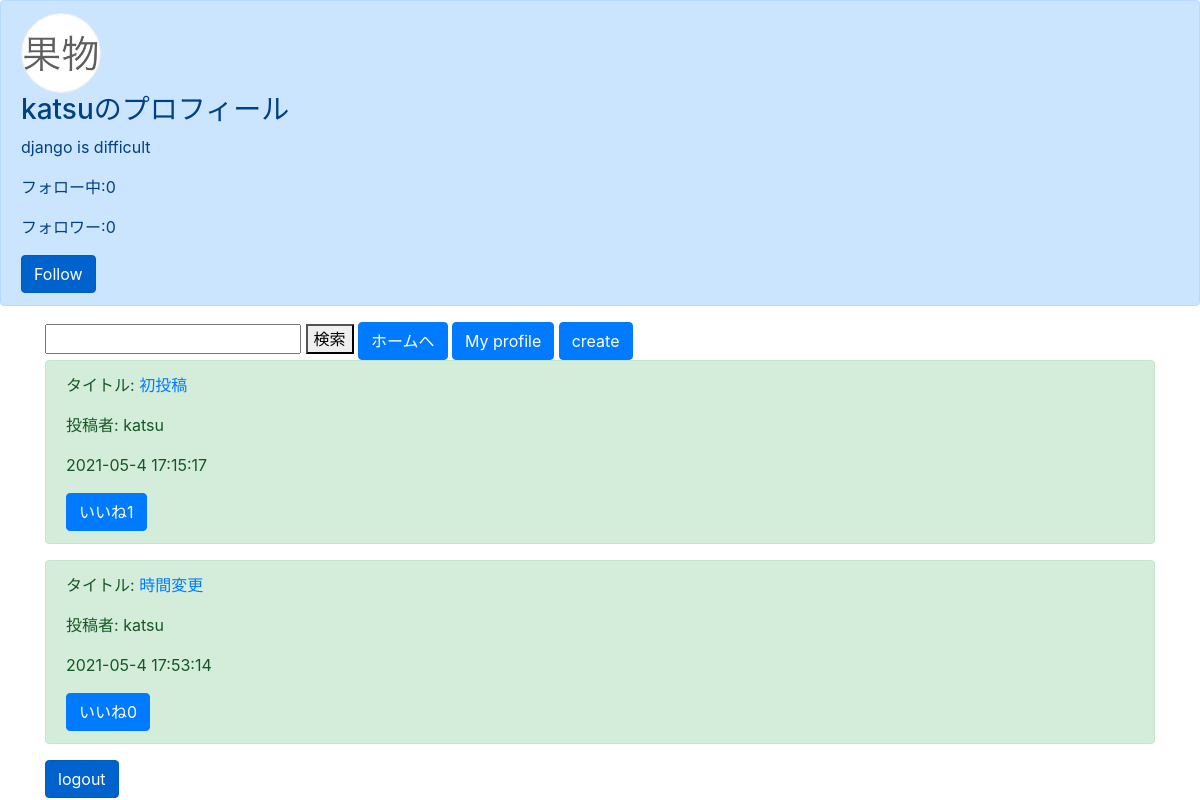
Screenshot of /profile/1 (signed in) with the database file from the repository.
### boardapp/models.py (models this page shows, shortened)
class ProfileModel(models.Model):
    user_id = models.IntegerField(null=True, blank=True, default=0)
    author = models.CharField(max_length=50)
    one_thing = models.TextField(null=True, blank=True, default='initial')
    header_image = models.ImageField(upload_to='', null=True, blank=True, default=0)
    follow_number = models.IntegerField(null=True, blank=True, default=0)
    follow_text = models.TextField(null=True, blank=True, default='initial')
    befollowed_number = models.IntegerField(null=True, blank=True, default=0)
    befollowed_text = models.TextField(null=True, blank=True, default='initial')

class BoardModel(models.Model):
    user_id = models.IntegerField(null=True, blank=True, default=0)
    title = models.CharField(max_length=100)
    content = models.TextField()
    author = models.CharField(max_length=50)
    sns_image = models.ImageField(upload_to='',null=True, blank=True, default=0)
    good = models.IntegerField(null=True, blank=True, default=0)
    readtext = models.TextField(null=True, blank=True, default='initial')
    pub_date = models.DateTimeField(default=timezone.now)

### boardapp/views.py (the view)
# urls.py: path('profile/<int:user_id>', profilefunc, name='profile'),
def profilefunc(request, user_id):
	object_profile = ProfileModel.objects.get(user_id=user_id)
	user = request.user
	object_board = []
	following = False
	if str(user.id) in object_profile.befollowed_text.split():
		following = True
	for b in BoardModel.objects.all():
		if user_id == b.user_id:
			object_board.append(b)
	return render(request, 'profile.html', {'object_board':object_board, 'object_profile':object_profile, 'following':following})

### templates/profile.html (shortened to what this page needs)
{% extends 'base.html' %}
{% load static %}
{% block customcss %}
<link href="{% static 'image.css' %}" rel="stylesheet">
{% endblock customcss %}
{% block header %}
<div class="alert alert-primary" role="alert">
    <img src="{{object_profile.header_image.url}}" class="user-icon" >
    <h3>{{object_profile.author}}のプロフィール</h3>
    <p>{{object_profile.one_thing}}</p>
    <p>フォロー中:{{object_profile.follow_number}}</p>
    <p>フォロワー:{{object_profile.befollowed_number}}</p>
    {% if user.id == object_profile.user_id %}
    {% elif following %}
    <button type="button" class="btn btn-primary" disabled>Following</button>
    {% else %}
    <a href="{% url 'follow' object_profile.user_id %}" class="btn btn-primary active" role="button" aria-pressed="true">Follow</a>
    {% endif %}
</div>
{% endblock header %}
{% block content %}
<div class="container">
    <form method="GET" action="{% url 'list' %}">
        <input type="text" name="keyword">
        <button type="submit">検索</button>
        <a href="{% url 'list' %}" class="btn btn-primary " tabindex="-1" role="button" aria-disabled="true">ホームへ</a>
        <a href="{% url 'profile' user.id  %}" class="btn btn-primary"  tabindex="-1" role="button" aria-disabled="true">My profile</a>
        <a href="{% url 'create' %}" class="btn btn-primary " tabindex="-1" role="button" aria-disabled="true">create</a>
    </form>
    {% for item in object_board %}
    <div class="alert alert-success" role="alert">
        <p>タイトル: <a href="{% url 'detail' item.pk %}">{{ item.title }}</a></p>
        <p>投稿者: {{ item.author }}</p>
        <p>{{ item.pub_date|date:"Y-m-j H:i:s" }}</p>
        <a href="{% url 'good' item.pk %}" class="btn btn-primary "  tabindex="-1" role="button" aria-disabled="true">いいね{{item.good}}</a>
    </div>
    {% endfor %}
    <a href="{% url 'logout' %}" class="btn btn-primary active" role="button" aria-pressed="true">logout</a>
</div>
{% endblock content %}

### static/image.css (style rules this page uses)
.user-icon { height: 80px; width: 80px; object-fit: cover; border-radius: 50%; border: 1.5px solid #eee; }

### rows the page displays
ProfileModel: header_image (picture), author "katsu", one_thing "django is difficult", follow_number "0", befollowed_number "0"
BoardModel: title "初投稿", author "katsu", pub_date "2021-05-4 17:15:17", good "1"
BoardModel: title "時間変更", author "katsu", pub_date "2021-05-4 17:53:14", good "0"
